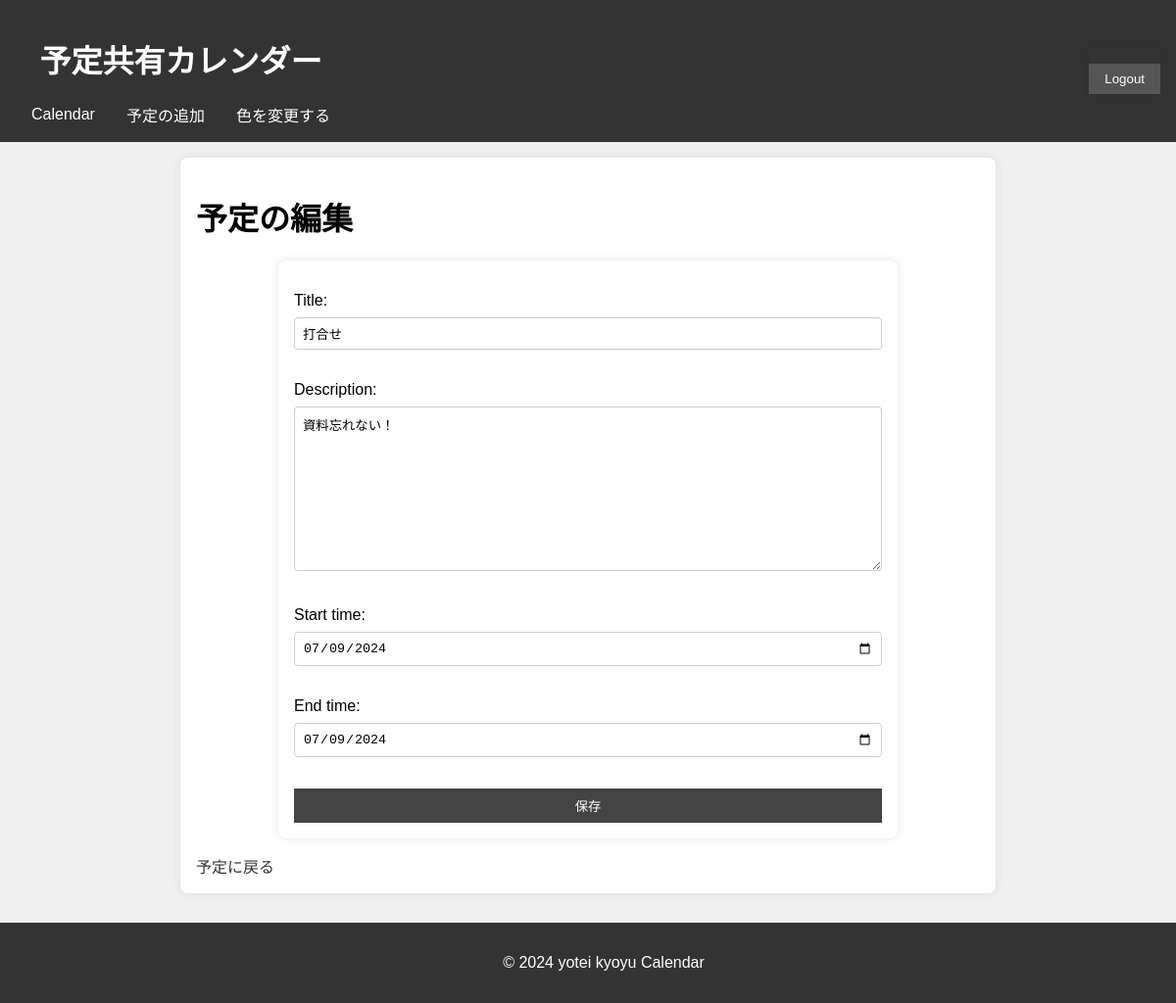
Before: /events/22/edit/ (signed in) with the older database file.
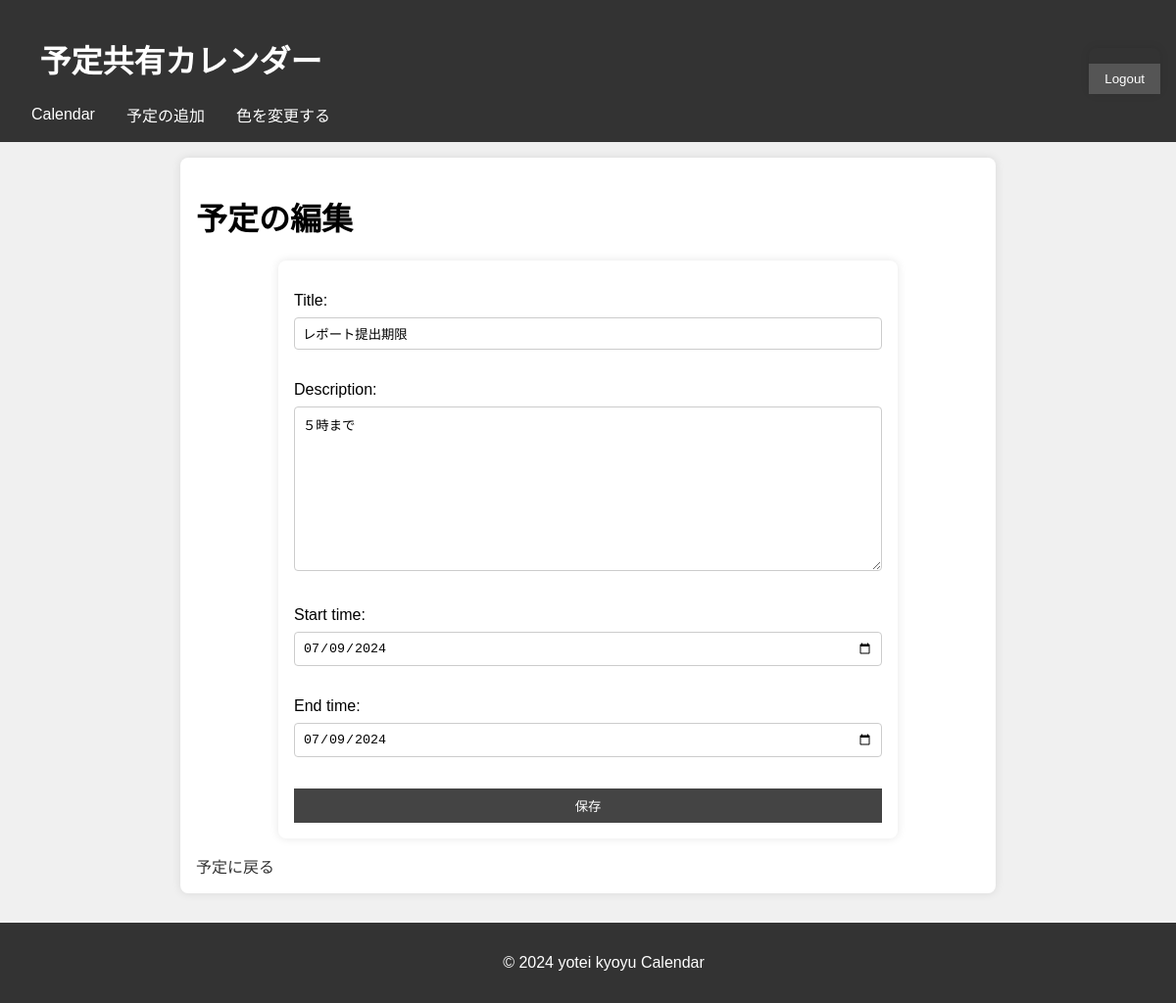
After: the same page with the newer database file.
### events/models.py (models this page shows, shortened)
class Event(models.Model):
    title = models.CharField(max_length=200)
    description = models.TextField()
    start_time = models.DateField()  # DateTimeField から DateField へ変更
    end_time = models.DateField()
    created_by = models.ForeignKey(User, on_delete=models.CASCADE)

### events/views.py (the view)
# urls.py: path('<int:event_id>/edit/', views.edit_event, name='edit_event'),
@login_required
def edit_event(request, event_id):
    event = get_object_or_404(Event, id=event_id)
    comments = Comment.objects.filter(event=event)  # コメントを取得
    if event.created_by != request.user:
        return render(request, 'events/event_detail.html', {'event': event, 'comments': comments, 'error_message': '他の人の投稿は編集できません'})
    if request.method == 'POST':
        form = EventForm(request.POST, instance=event)
        if form.is_valid():
            form.save()
            return redirect('event_detail', event_id=event.id)
    else:
        form = EventForm(instance=event)
    return render(request, 'events/edit_event.html', {'form': form, 'event': event, 'comments': comments})

### events/forms.py
class EventForm(forms.ModelForm):
    class Meta:
        model = Event
        fields = ['title', 'description', 'start_time', 'end_time']
        widgets = {
            'title': forms.TextInput(attrs={'class': 'form-control'}),
            'description': forms.Textarea(attrs={'class': 'form-control'}),
            'start_time': forms.DateInput(attrs={'type': 'date', 'class': 'form-control'}),
            'end_time': forms.DateInput(attrs={'type': 'date', 'class': 'form-control'}),
        }

### events/templates/events/edit_event.html (shortened to what this page needs)
{% extends "base.html" %}
{% block content %}
    <div class="form-container">
        <h1>予定の編集</h1>
        <form method="post">
            {{ form.as_p }}
            <button type="submit">保存</button>
        </form>
        <a href="{% url 'event_detail' event.id %}">予定に戻る</a>
    </div>
{% endblock %}

Changed rows visible on the page:
changed Event: title "打合せ" → "レポート提出期限"; description "資料忘れない！" → "５時まで"
